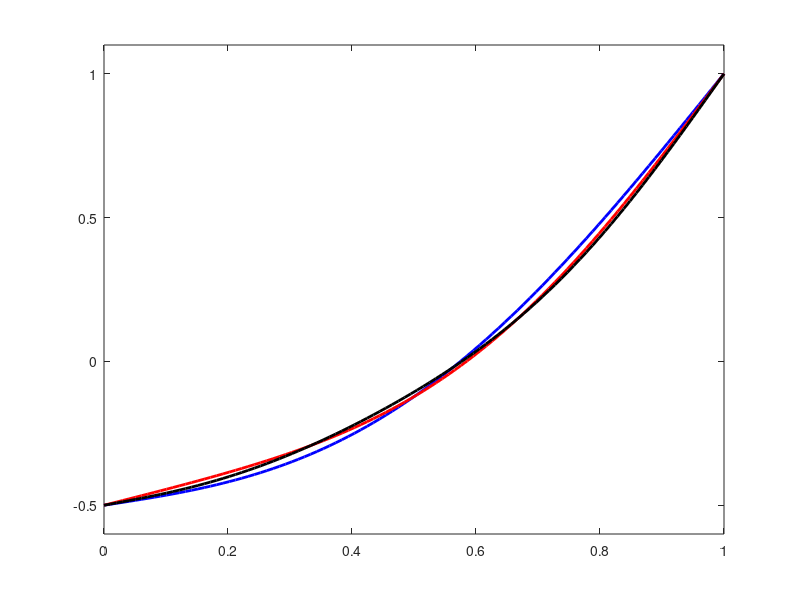

MATLAB code for this plot: (Note: this script raises an error after producing the figure.)
% Use Fourier series to solve 
% the homogeneous heat equation
%     du      d^2 u    
%     --  =   ----   
%     dt      dx^2
% with inhomogeneous Dirichlet boundary conditions
%     u(0,t) = alpha,  u(1,t) = beta
% and initial condition u(x,0) = u0(x).
%
% Here we take: u0(x) = exp(x)*(alpha+(beta/e-alpha)*x),
% which satisfies the boundary conditions, where e=exp(1). 

 e = exp(1);
 alpha = -.5;
 beta  = 1;
 tfinal = 0.2;
 x = linspace(0,1,100);

 u0 = exp(x).*(alpha+(beta/e-alpha)*x);   % initial condition
 U = [u0];

% plot the solution -- as approximated the first 1, 3, and 5 terms in the 
% series solution for u(x,t) -- as time evolves. 

 t = 0:.001:tfinal;
 col = 'brk';

% correction for inhomogenous Dirichlet boundary conditions
 v =  (beta-alpha)*x + alpha;         

% compute Fourier coefficients for the initial condition, u0-v
 an0 = zeros(5,1);
 e = exp(1);
 for n=1:length(an0)
% first, the Fourier coefficient for u0(x)
    an0(n) = sqrt(2)*n*pi*(alpha*(3+n^2*pi^2)-2*beta/e+(beta-2*alpha*e-beta*n^2*pi^2)*(-1)^n)/((1+n^2*pi^2)^2);
% now, subtract the coefficient for the correction, v(x)
    an0(n) = an0(n) - sqrt(2)*(alpha-beta*(-1)^n)/(n*pi);
 end

 for j=1:length(t)
    figure(1), clf
    uj = v;        % start with the correction for the boundary conditions
    for n=1:length(an0)   
       uj = uj + exp(-pi^2*n^2*t(j))*an0(n)*(sqrt(2)*sin(n*pi*x));
       [tf,loc] = ismember(n,[1 2 3]);
       if tf         % plot solution when n = 1, 3, 5
          plot(x, uj, '-','linewidth',2,'color',col(loc)), hold on
       end
    end 
    U = [U;uj];
    hold on
    axis([0 1 -.6 1.1])
    legend('first term', 'first 2 terms', 'first 3 terms', 2)
    set(gca,'fontsize',16)
    xlabel('$x$','interpreter','latex')
    ylabel('$u(x,t)$','interpreter','latex')
    title(sprintf('$t = %4.3f$', t(j)),'interpreter','latex')
    drawnow
 end
